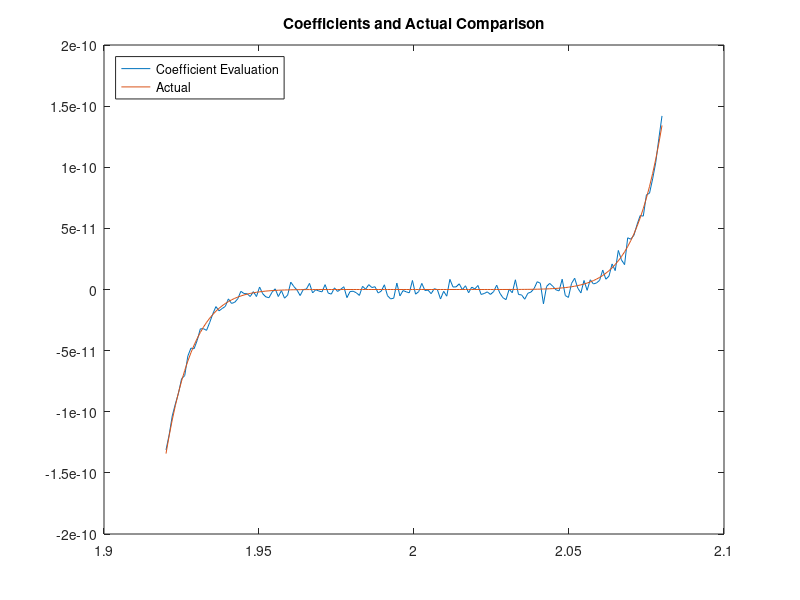

This figure's MATLAB source:
clear all

t = linspace(1.920,2.080,(2.080-1.920)*1000);
coefficients = [1, -18, 144, -672, 2016, -4032, 5376, -4608, 2304, -512];
p1 = polyval(coefficients, t);
plot(t, p1);

hold on
p2 = (t -2).^9;
plot(t, p2);

title("Coefficients and Actual Comparison")
legend("Coefficient Evaluation", "Actual", "Location","northwest")


